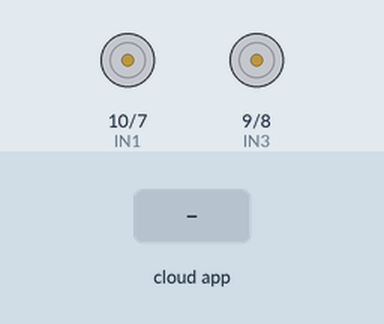
Recording of a sketch running on a simulated Arduino Uno, built with avr-gcc and run on an emulated ATmega328P. On the bench: motor-driver pin pairs drawn as motors (green arrow = first pin HIGH = forward, orange = second pin HIGH = backward, longer = more drive, scaled by the enable pin). The inputs (shaded band) are chosen by the test bench. The ROS host is connected and sends only what is stated.

Above: at 1.2 s.
1.3 s: the phone or cloud app sets velocidad_motores to -100
At 2.0 s:
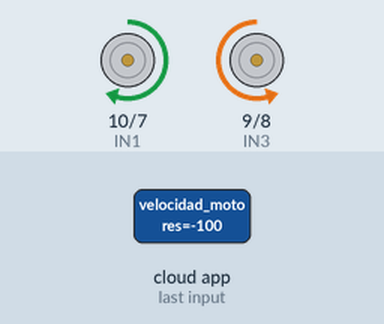
2.8 s: the phone or cloud app sets velocidad_motores to 100
At 3.1 s:
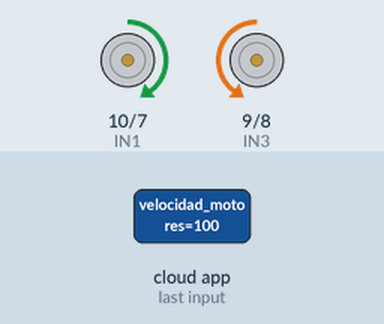
Timing chart, 0 to 5.8 s (numbered marks = the images above; inputs shaded):
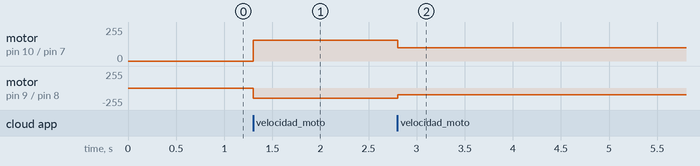

The sketch:

rosserial_velocidad.ino
```cpp
/*
 * rosserial Subscriber Example
 * Blinks an LED on callback
 */

#include <ros.h>
#include <std_msgs/Empty.h>
#include <std_msgs/String.h>
#include <std_msgs/Float32.h>

ros::NodeHandle  nh;
int IN3 = 9;
int IN4 = 8;
int ENA = 6;
int IN1 = 10;
int IN2 = 7;
int ENB = 11;
float  movement = 0;
float velocidad = 0;


void messageCb( const std_msgs::Float32& velocidad_msg){
  velocidad= velocidad_msg.data;

}

ros::Subscriber<std_msgs::Float32> sub("velocidad_motores", &messageCb );

void setup()
{

  nh.initNode();
  nh.subscribe(sub);

  pinMode (IN4, OUTPUT);    // Input4 conectada al pin 4
  pinMode (IN3, OUTPUT);    // Input3 conectada al pin 5
  pinMode (ENA, OUTPUT);    // ENABLE

  pinMode (IN1, OUTPUT);    // Input4 conectada al pin 4
  pinMode (IN2, OUTPUT);    // Input3 conectada al pin 5
  pinMode (ENB, OUTPUT);    // ENABLE
}

void loop()
{
  nh.spinOnce();
  delay(1);

  analogWrite(ENA, velocidad);
  analogWrite(ENB, velocidad);
  // Motor gira en un sentido
  digitalWrite (IN4, HIGH);
  digitalWrite (IN3, LOW);
  digitalWrite (IN1, HIGH);
  digitalWrite (IN2, LOW);
}
```

Measured:
- after the input at 1.3 s, motor on pin 10 (IN1) / pin 7 (IN2): stopped → forward 156/255 at once; motor on pin 9 (IN3) / pin 8 (IN4): stopped → backward 156/255 at once
- after the input at 2.8 s, motor on pin 10 (IN1) / pin 7 (IN2): forward 156/255 → forward 100/255 at once; motor on pin 9 (IN3) / pin 8 (IN4): backward 156/255 → backward 100/255 at once
